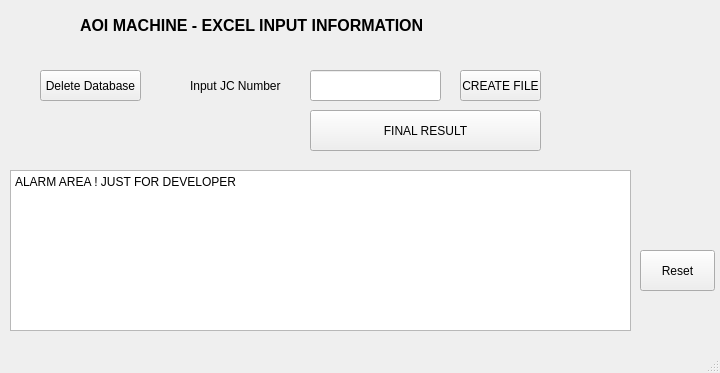
<?xml version="1.0" encoding="UTF-8"?>
<ui version="4.0">
 <class>ExcelSupportApp</class>
 <widget class="QMainWindow" name="ExcelSupportApp">
  <property name="geometry">
   <rect>
    <x>0</x>
    <y>0</y>
    <width>720</width>
    <height>373</height>
   </rect>
  </property>
  <property name="windowTitle">
   <string>ExcelSupportApp</string>
  </property>
  <widget class="QWidget" name="centralwidget">
   <widget class="QLineEdit" name="JCname_blank">
    <property name="geometry">
     <rect>
      <x>310</x>
      <y>70</y>
      <width>131</width>
      <height>31</height>
     </rect>
    </property>
   </widget>
   <widget class="QPushButton" name="createfile_button">
    <property name="geometry">
     <rect>
      <x>460</x>
      <y>70</y>
      <width>81</width>
      <height>31</height>
     </rect>
    </property>
    <property name="text">
     <string>CREATE FILE</string>
    </property>
   </widget>
   <widget class="QLabel" name="title">
    <property name="geometry">
     <rect>
      <x>80</x>
      <y>0</y>
      <width>461</width>
      <height>51</height>
     </rect>
    </property>
    <property name="font">
     <font>
      <pointsize>12</pointsize>
      <weight>75</weight>
      <bold>true</bold>
     </font>
    </property>
    <property name="layoutDirection">
     <enum>Qt::LeftToRight</enum>
    </property>
    <property name="text">
     <string>AOI MACHINE - EXCEL INPUT INFORMATION</string>
    </property>
   </widget>
   <widget class="QLabel" name="JClabel">
    <property name="geometry">
     <rect>
      <x>190</x>
      <y>70</y>
      <width>121</width>
      <height>31</height>
     </rect>
    </property>
    <property name="text">
     <string>Input JC Number</string>
    </property>
   </widget>
   <widget class="QPushButton" name="deletedatabase_button">
    <property name="geometry">
     <rect>
      <x>40</x>
      <y>70</y>
      <width>101</width>
      <height>31</height>
     </rect>
    </property>
    <property name="text">
     <string>Delete Database</string>
    </property>
   </widget>
   <widget class="QPushButton" name="copyfile_button">
    <property name="geometry">
     <rect>
      <x>310</x>
      <y>110</y>
      <width>231</width>
      <height>41</height>
     </rect>
    </property>
    <property name="text">
     <string>FINAL RESULT</string>
    </property>
   </widget>
   <widget class="QLabel" name="logo">
    <property name="geometry">
     <rect>
      <x>550</x>
      <y>10</y>
      <width>161</width>
      <height>31</height>
     </rect>
    </property>
    <property name="text">
     <string/>
    </property>
    <property name="pixmap">
     <pixmap>LogoSonion.png</pixmap>
    </property>
    <property name="scaledContents">
     <bool>true</bool>
    </property>
   </widget>
   <widget class="QPlainTextEdit" name="Alarm_Info">
    <property name="geometry">
     <rect>
      <x>10</x>
      <y>170</y>
      <width>621</width>
      <height>161</height>
     </rect>
    </property>
    <property name="documentTitle">
     <string/>
    </property>
    <property name="plainText">
     <string>ALARM AREA ! JUST FOR DEVELOPER</string>
    </property>
   </widget>
   <widget class="QPushButton" name="reset_button">
    <property name="geometry">
     <rect>
      <x>640</x>
      <y>250</y>
      <width>75</width>
      <height>41</height>
     </rect>
    </property>
    <property name="text">
     <string>Reset</string>
    </property>
   </widget>
  </widget>
  <widget class="QStatusBar" name="statusbar"/>
 </widget>
 <resources>
  <include location="test.qrc"/>
 </resources>
 <connections/>
</ui>
